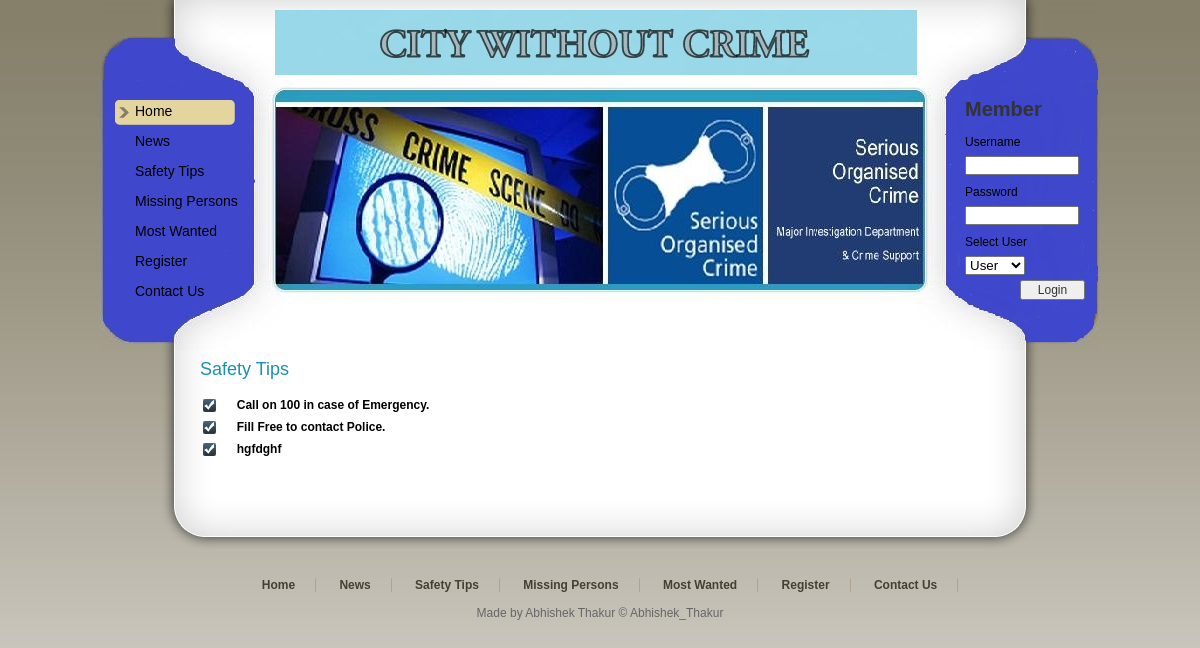
Page /Tips.php on the committed database.
### tables this page shows
CREATE TABLE `tips_tbl` (
  `Tips_Id` int(11) NOT NULL,
  `Tips_Detail` varchar(200) NOT NULL
);

### Tips.php (the view, shortened to what this page needs)
<!DOCTYPE html PUBLIC "-//W3C//DTD XHTML 1.0 Transitional//EN" "http://www.w3.org/TR/xhtml1/DTD/xhtml1-transitional.dtd">
<html xmlns="http://www.w3.org/1999/xhtml">
    <head>
        <link href="templatemo_style.css" rel="stylesheet" type="text/css" />
    </head>
    <body>
        <div id="templatemo_wrapper">
            <?php
            include "Header.php"
            ?>
            <div id="templatemo_content">
                <div class="section_w800">
                    <h2>Safety Tips</h2>
                    <table width="100%" height="33" border="0" bordercolor="#2AA2C7" >
                    <?php
$con = mysqli_connect("localhost", "root", "", "cms");
$sql = "SELECT * FROM Tips_Tbl";
$result = mysqli_query($con, $sql);
while ($row = mysqli_fetch_array($result)) {
    $Detail = $row['Tips_Detail'];
    ?>
    <tr>
        <td width="4%" class="style6"><img src="images/templatemo_list_icon.png" width="13" height="13" /></td>
        <td width="96%" class="style6"><div align="left" class="style9 style5 style4 style3"><strong><?php echo $Detail; ?></strong></div></td>
    </tr>
    <?php
}
?>
                    </table>
                    <p>&nbsp;</p>
                </div>
            </div>
<?php
include "Footer.php";
?>
        </div>
    </body>
</html>

### templatemo_style.css (style rules this page uses)
body { margin: 0; padding: 0; line-height: 1.5em; font-family: Arial, Helvetica, sans-serif; font-size: 12px; color: #666; background: #666 url(images/templatemo_body.jpg) repeat-x top; }
p { margin: 0px; padding: 0px; line-height:35px; }
img { margin: 0px; padding: 0px; border: none; }
h2 { margin: 0 0 5px 0; padding: 10px 0; font-size: 24px; font-weight: normal; color: #1b8fb2; }
#templatemo_wrapper { width: 1000px; margin: 0 auto; }
#templatemo_content { clear: both; width: 800px; padding: 0 100px; background: url(images/templatemo_content_middle.png) repeat-y center; }
#templatemo_content h2 { font-size: 18px; }
.section_w800 { clear: both; width: 800px; }

### Tips.php (style rules this page uses)
.style3 { color: #000000 }
.style6 { color: #CCCCCC }

### rows in the picture
tips_tbl: Tips_Detail "Call on 100 in case of Emergency."
tips_tbl: Tips_Detail "Fill Free to contact Police."
tips_tbl: Tips_Detail "hgfdghf"
